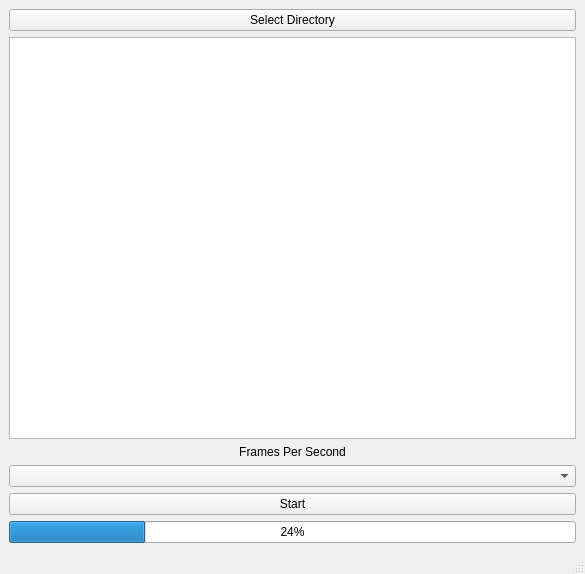
<?xml version="1.0" encoding="UTF-8"?>
<ui version="4.0">
 <class>MainWindow</class>
 <widget class="QMainWindow" name="MainWindow">
  <property name="geometry">
   <rect>
    <x>0</x>
    <y>0</y>
    <width>585</width>
    <height>574</height>
   </rect>
  </property>
  <property name="windowTitle">
   <string>Video Creator</string>
  </property>
  <widget class="QWidget" name="centralwidget">
   <layout class="QVBoxLayout" name="verticalLayout">
    <item>
     <widget class="QPushButton" name="directorybtn">
      <property name="text">
       <string>Select Directory</string>
      </property>
     </widget>
    </item>
    <item>
     <widget class="QTableWidget" name="tableWidget"/>
    </item>
    <item>
     <widget class="QLabel" name="label">
      <property name="text">
       <string>Frames Per Second</string>
      </property>
      <property name="alignment">
       <set>Qt::AlignCenter</set>
      </property>
     </widget>
    </item>
    <item>
     <widget class="QComboBox" name="fpsBox"/>
    </item>
    <item>
     <widget class="QPushButton" name="startbtn">
      <property name="text">
       <string>Start</string>
      </property>
     </widget>
    </item>
    <item>
     <widget class="QProgressBar" name="progressBar">
      <property name="value">
       <number>24</number>
      </property>
     </widget>
    </item>
   </layout>
  </widget>
  <widget class="QStatusBar" name="statusbar"/>
 </widget>
 <resources/>
 <connections/>
</ui>
